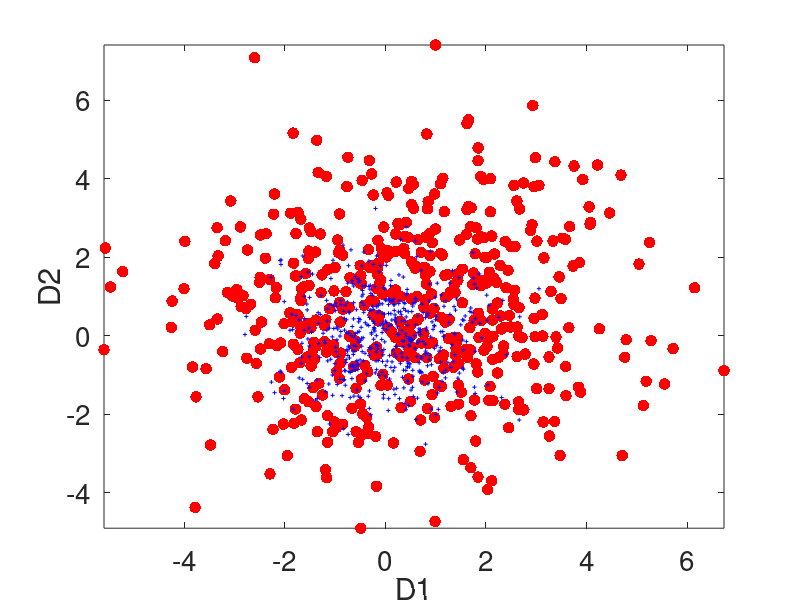

The MATLAB script that drew this image: (Note: this script raises an error after producing the figure.)
clear
close all

rng(0) % For reproducibility
%% Plotting parameters
col = [ [1 0 0]; [0 0 1]; [0 1 0]; [0 0 0]; [0 1 1]; [1 0 1]; [1 1 0]; ...
    [1 .5 .5]; [.5 1 .5]; [.5 .5 1]  ]';
ms = [25 3];mk=['.' '+'];
lgd = {'class 1','class 2'};
SetAR = @(ar)set(gca, 'PlotBoxAspectRatio', [1 ar 1], 'FontSize', 20);
FontS=20;
Nk=6;

%% Data generation. Data consists of two Gaussian components. One component 
% is of 0 mean and unit variance, whereas the other component is of 0.5
% mean and 4 variance.

num_class=2; % Number of class in the data
M=3000;  % Number of points in each class
N=60;
groundTruth = [ones(1,M) 2*ones(1,M)];

A(1:M,1:N) = 0.5+2*randn(M,N); 
A(M+1:2*M, 1:N) = 0+1*randn(M,N);

dataOriginal=A;
sz=size(dataOriginal);dim_Original=sz(2);

% Visualization of first two dimensions of original data
figure
for ik=1:num_class
    I = find(groundTruth==ik);I=I(1:Nk:end);
    plot(dataOriginal(I,1), dataOriginal(I,2), mk(ik), 'Color', col(:,ik), 'MarkerSize', ms(ik));
hold on
end
xlabel('D1')
ylabel('D2')
set(gca,'FontSize',FontS)
axis tight


%% Data analysis by FEM and PCA

reduced_Dim=2;
pointLimit=5000; % If data is of more than pointLimit number of points
% (5000 here), FEM learns the data structure from the first 5000 points.

% FEM
FEM_Out=fem(dataOriginal,reduced_Dim,pointLimit);

% PCA
[cff,PCA_Out,~]=pca(dataOriginal,'NumComponents',reduced_Dim);

%% Visualization of FEM and PCA results
figure
for ik=1:num_class
    I = find(groundTruth==ik);I=I(1:Nk:end);
    plot(FEM_Out(I,1), FEM_Out(I,2), mk(ik), 'Color', col(:,ik), 'MarkerSize', ms(ik));
hold on
end
xlabel('FEM1')
ylabel('FEM2')
set(gca,'FontSize',FontS)
axis tight

 figure
for ik=1:num_class
    I = find(groundTruth==ik);I=I(1:Nk:end);
    plot(PCA_Out(I,1), PCA_Out(I,2),mk(ik), 'Color', col(:,ik), 'MarkerSize', ms(ik));
hold on
end
set(gca,'FontSize',FontS)
xlabel('PC1')
ylabel('PC2')
axis tight




